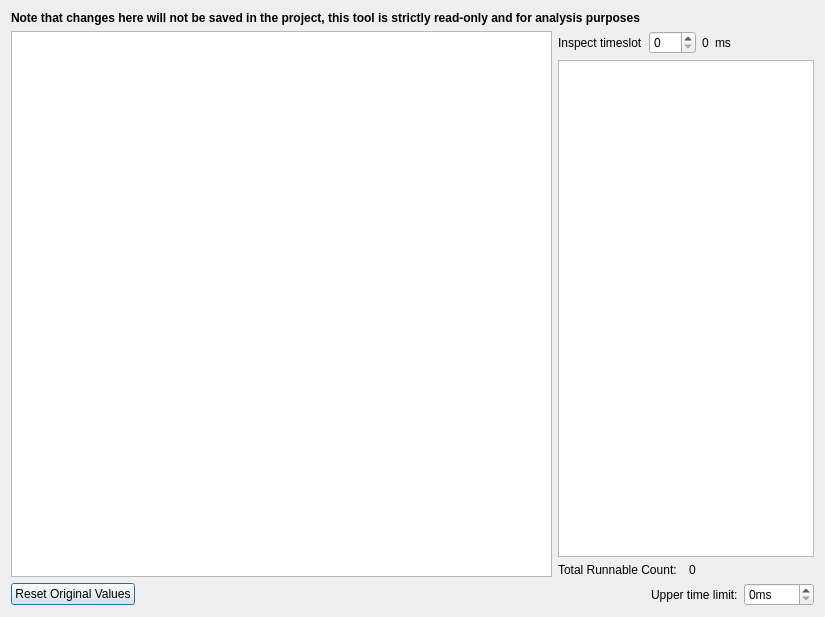
<?xml version="1.0" encoding="UTF-8"?>
<ui version="4.0">
 <class>SchedulerAnalysis</class>
 <widget class="QDialog" name="SchedulerAnalysis">
  <property name="geometry">
   <rect>
    <x>0</x>
    <y>0</y>
    <width>825</width>
    <height>617</height>
   </rect>
  </property>
  <property name="windowTitle">
   <string>Scheduler Analysis</string>
  </property>
  <property name="modal">
   <bool>true</bool>
  </property>
  <layout class="QVBoxLayout" name="verticalLayout">
   <item>
    <widget class="QLabel" name="noticeLabel">
     <property name="font">
      <font>
       <weight>75</weight>
       <bold>true</bold>
      </font>
     </property>
     <property name="text">
      <string>Note that changes here will not be saved in the project, this tool is strictly read-only and for analysis purposes</string>
     </property>
    </widget>
   </item>
   <item>
    <layout class="QHBoxLayout" name="topLayout" stretch="1,0">
     <item>
      <widget class="QTableView" name="taskTable"/>
     </item>
     <item>
      <layout class="QVBoxLayout" name="inspectionLayout">
       <item>
        <layout class="QHBoxLayout" name="horizontalLayout_3">
         <item>
          <widget class="QLabel" name="labelInspectTimeSlot">
           <property name="text">
            <string>Inspect timeslot</string>
           </property>
          </widget>
         </item>
         <item>
          <widget class="QSpinBox" name="currentTimeSlotSpinBox">
           <property name="suffix">
            <string/>
           </property>
           <property name="maximum">
            <number>500</number>
           </property>
          </widget>
         </item>
         <item>
          <widget class="QLabel" name="labelTimeInMs">
           <property name="text">
            <string>0</string>
           </property>
          </widget>
         </item>
         <item>
          <widget class="QLabel" name="labelTimeInMsUnit">
           <property name="text">
            <string>ms</string>
           </property>
          </widget>
         </item>
         <item>
          <spacer name="horizontalSpacer_2">
           <property name="orientation">
            <enum>Qt::Horizontal</enum>
           </property>
           <property name="sizeHint" stdset="0">
            <size>
             <width>40</width>
             <height>20</height>
            </size>
           </property>
          </spacer>
         </item>
        </layout>
       </item>
       <item>
        <widget class="QListWidget" name="currentRunnablesList"/>
       </item>
       <item>
        <layout class="QHBoxLayout" name="horizontalLayout">
         <item>
          <widget class="QLabel" name="labelTotalRunnable">
           <property name="text">
            <string>Total Runnable Count:</string>
           </property>
          </widget>
         </item>
         <item>
          <widget class="QLabel" name="labelTotalRunnableCount">
           <property name="text">
            <string>0</string>
           </property>
          </widget>
         </item>
        </layout>
       </item>
      </layout>
     </item>
    </layout>
   </item>
   <item>
    <layout class="QHBoxLayout" name="buttonLayout">
     <item>
      <widget class="QPushButton" name="resetModelButton">
       <property name="text">
        <string>Reset Original Values</string>
       </property>
      </widget>
     </item>
     <item>
      <spacer name="horizontalSpacer">
       <property name="orientation">
        <enum>Qt::Horizontal</enum>
       </property>
       <property name="sizeHint" stdset="0">
        <size>
         <width>40</width>
         <height>20</height>
        </size>
       </property>
      </spacer>
     </item>
     <item>
      <widget class="QLabel" name="labelUpperTimeLimit">
       <property name="text">
        <string>Upper time limit:</string>
       </property>
      </widget>
     </item>
     <item>
      <widget class="QSpinBox" name="timeLimitSpinbox">
       <property name="suffix">
        <string>ms</string>
       </property>
       <property name="maximum">
        <number>5000</number>
       </property>
       <property name="singleStep">
        <number>5</number>
       </property>
      </widget>
     </item>
    </layout>
   </item>
  </layout>
 </widget>
 <resources/>
 <connections/>
</ui>
